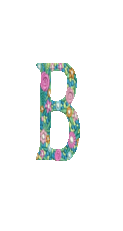
#> input picture B1bg.png, 123 x 231 px
$ jupyter execute --allow-errors hog.ipynb   (older library calls are emulated)
#> lines starting #> are read from the running program, lines starting #| are printed output that depends on the picture
# Importing Libraries

[cell 1]
import math
import numpy as np

from skimage.io import imread, imshow, imsave
from skimage.color import rgba2rgb, rgb2gray
from skimage.transform import resize
from skimage.feature import hog
from skimage import exposure, img_as_ubyte
import matplotlib.pyplot as plt

# Reading the image

[cell 2]
img = imread('B1bg.png')
#> img is the input picture: shape (231, 123, 4); mean R, G, B, A 224, 226.5, 225.5, 22.3
plt.axis("off")
plt.imshow(img)
print(img.shape)
#| (231, 123, 4)

# Resizing image

[cell 3]
resized_img = resize(img, (128, 64))
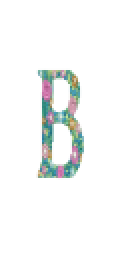
#> resized_img: shape (128, 64, 4) float64 (shown 2 times larger); mean R, G, B, A 0.878, 0.888, 0.884, 0.0867; transparent parts drawn white
plt.axis("off")
plt.imshow(resized_img)
print(resized_img.shape)
#| (128, 64, 4)

# Creating and visualizing HOG Features

[cell 4]
fd, hog_image = hog(resized_img, orientations=9, pixels_per_cell=(8, 8),
                    cells_per_block=(2, 2), visualize=True, multichannel=True)
#> fd = 3780 values, max 0.735 at index 2821, min 0 at index 3, mean 0.0988
plt.axis("off")
plt.imshow(hog_image, cmap="gray")
plt.show()
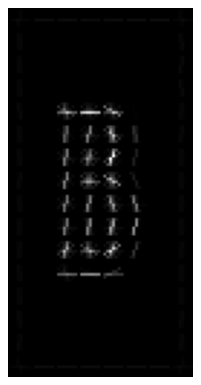
#> figure drawn by matplotlib, 1 panel
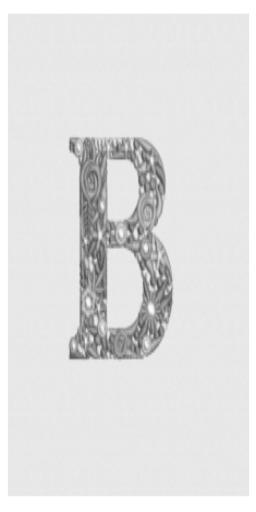
#> input picture grayB.jpg, 256 x 512 px
#> further down, hog_img is the input picture: shape (512, 256); min 75, max 255, mean 224.9

[cell 5]
def hog(img):
    # bins = 9, block size (size of cell) = 8x8
    nbins = 9
    block_size = 4
    # Initialize magnitudes and angles matrix
    m_img = img.copy()
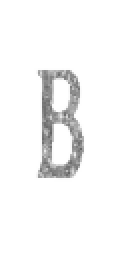
#> m_img: shape (128, 64) float64 (shown 2 times larger); min 0.382, max 1, mean 0.964
    angles = np.zeros(img.shape)
    step = 180 / nbins  # width of bin
    # Initialize histogram matrix.
    hist = np.zeros((img.shape[0] // block_size, img.shape[1] // block_size, nbins))
    for row in range(0, img.shape[0] - 1):
        for col in range(0, img.shape[1] - 1):
            # Compute gradients, for border pixels just ignore the other parameter in the gradient equation.
            if col == 0:
                gx = img[row, col + 1]
            elif col + 1 == img.shape[1]:
                gx = - img[row, col - 1]
            else:
                gx = img[row, col + 1] - img[row, col - 1]
            if row == 0:
                gy = - img[row + 1, col]
            elif row + 1 == img.shape[0]:
                gy = img[row - 1, col]
            else:
                gy = img[row - 1, col] - img[row + 1, col]
            m_img[row, col] = math.sqrt(gx ** 2 + gy ** 2)
            angles[row, col] = (math.atan2(gy, gx) % math.pi) * 180 / math.pi
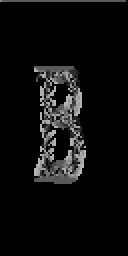
#> angles: shape (128, 64) float64 (shown 2 times larger); min 0, max 180, mean 13.4
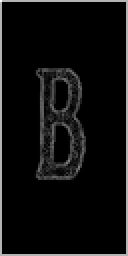
#> m_img: shape (128, 64) float64 (shown 2 times larger); min 0, max 1.41, mean 0.0791; drawn with min black and max white
    hist_row = 0

    # For each 8x8 block, calculate the value of the histogram based
    # on how much each angle deviates from the center of the bin.
    for row_index in range(0, img.shape[0], block_size):
        hist_col = 0
        for col_index in range(0, img.shape[1], block_size):
            for window_row_index in range(block_size):
                for window_col_index in range(block_size):
                    angle = angles[window_row_index, window_col_index]
                    magnitude = m_img[row_index + window_row_index, col_index + window_col_index]
                    hist_vector_index = int(angle / step - 0.5) % nbins
                    cj1 = step * (hist_vector_index + 1 + 0.5)  # Next bin's center.
                    cj = step * (hist_vector_index + 0.5)  # Current bin's center
                    # How much current angle deviates from next bin's center.
                    distance_from_angle_percentage = (cj1 - angle) / step
                    hist[hist_row, hist_col, hist_vector_index] += distance_from_angle_percentage * magnitude
                    # How much current angle deviates from the current bin's center.
                    distance_from_angle_percentage = (angle - cj) / step
                    hist[hist_row, hist_col, (hist_vector_index + 1) % 9] += distance_from_angle_percentage * magnitude
            hist_col += 1
        hist_row += 1
#> after the loop, hist_row = 32

    final_hist = []
    # For each 16x16 block, concatenate the histogram of the underlying 2x2 cell of 8x8 blocks.
    for row_index in range(0, hist.shape[0] - 1):
        for col_index in range(0, hist.shape[1] - 1):
            new_vector = np.array([list(hist[row_index, col_index]) + list(hist[row_index, col_index + 1]) +
                                   list(hist[row_index + 1, col_index]) + list(hist[row_index + 1, col_index + 1])])
            # Normalize the vector using L2 normalization, the vector's values are divided by the vector's magnitude
            new_vector_list = np.round((new_vector / math.sqrt(np.sum(new_vector ** 2) + 10 ** -5)), 10).tolist()[0]
            final_hist += new_vector_list
#> after the loop, final_hist = 16740 values, max 0.949 at index 3915, min -0.316 at index 3916, mean 0.0165
    return final_hist


hog_img = (imread('grayB.jpg'))
feature_vectors = hog(rgb2gray(rgba2rgb(resized_img)))
#> feature_vectors has the same summary as final_hist in hog
print(f'Number of HOG features = {len(feature_vectors)}')
#| Number of HOG features = 16740
# print(feature_vectors)
